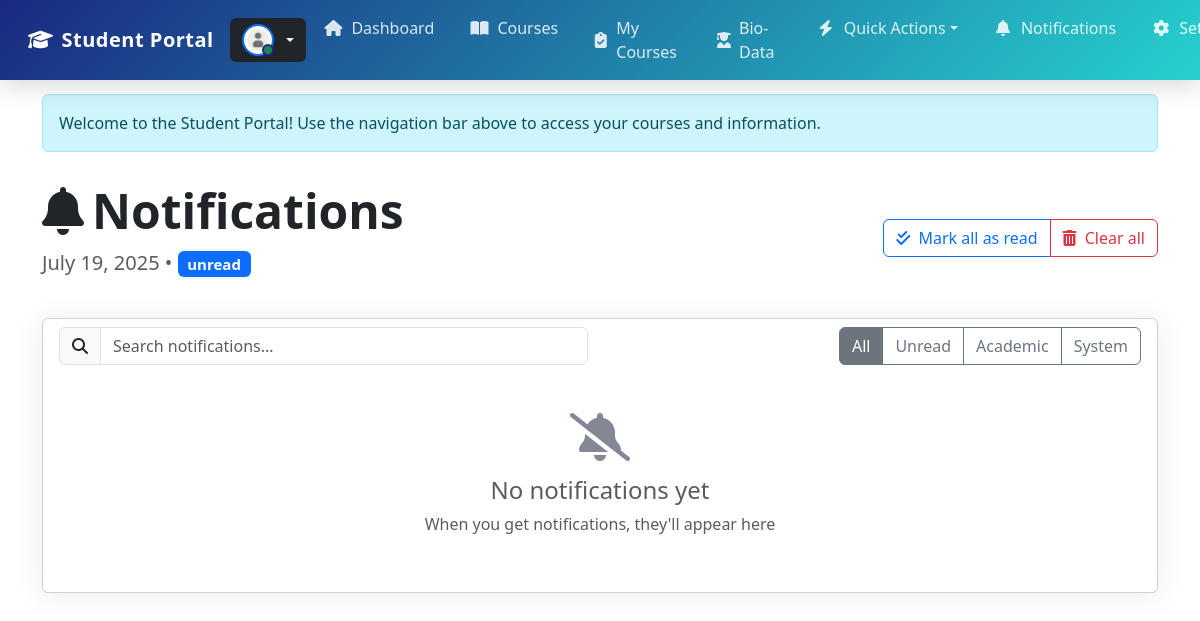
Before: /student-notifications/ with the older database file.
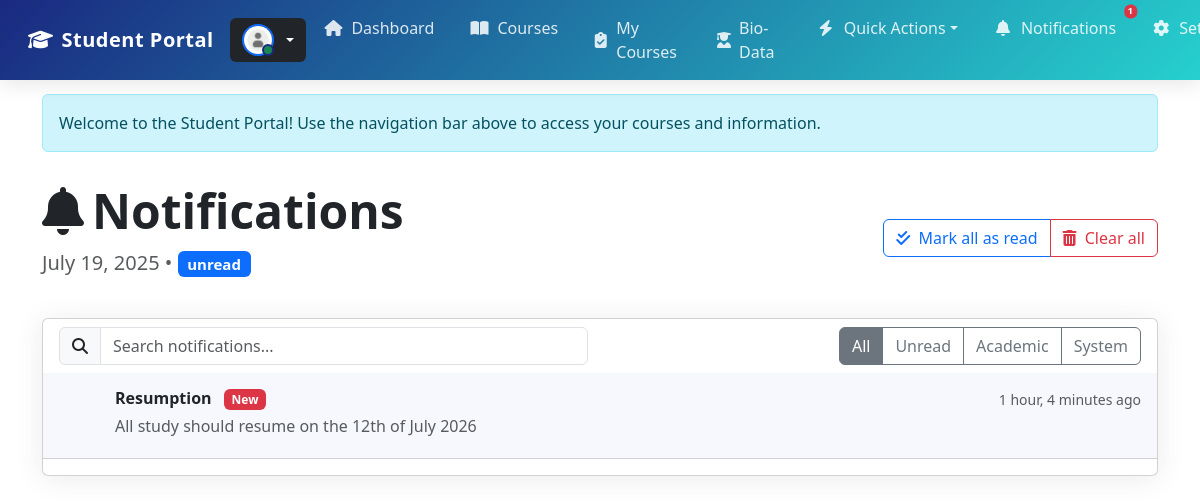
After: the same page with the newer database file.
### portal/models.py (models this page shows, shortened)
class Notification(models.Model):
    title = models.CharField(max_length=100)
    message = models.CharField(max_length=10000)
    created_at = models.DateTimeField(default=now, editable=True)

### portal/views.py (the view)
# urls.py: path('student-notifications/', views.Notification_Page, name='notifications'),
def Notification_Page(request):
    user = request.user
    notifications = Notification.objects.all()
    student = Student.objects.filter(application_number=user.username).first()
    screening = Screening.objects.filter(student=student).first()
    context = {
        'notifications':notifications,
        'student':student,
        'screening': Screening,
        'screening_status': screening.status if screening else None,
    }
    return render(request, 'notification.html', context)

### portal/templates/notification.html (shortened to what the changed rows need)
{% load static %}
<!DOCTYPE html>
<html lang="en">
<head>
    <link rel="stylesheet" href="https://cdn.jsdelivr.net/npm/bootstrap@5.3.0/dist/css/bootstrap.min.css">
    <link rel="stylesheet" href="https://cdnjs.cloudflare.com/ajax/libs/font-awesome/6.4.0/css/all.min.css">
    <link rel="stylesheet" href="{% static 'portal/css/notification.css' %}">
</head>
<body>
    {% include 'navbar.html' %}
    <div class="container dashboard-container">
        <div class="row mb-4 align-items-center">
            <div class="col-md-8">
                <h1 class="display-5 fw-bold text-gray-800">
                    <i class="fas fa-bell me-2"></i>Notifications
                </h1>
            </div>
        </div>
        <div class="card notification-card">
            <div class="card-body py-2">
                <div class="row align-items-center">
                </div>
            </div>
            <div class="card-body p-0">
                {% if notifications %}
                <div class="list-group list-group-flush" id="notifications-list">
                    {% for notification in notifications %}
                    <a href="{% url 'notification_page' notification.id %}"
                       class="list-group-item list-group-item-action py-3 notification-item {% if not notification.read %}unread{% endif %}"
                       data-category="{{ notification.category }}"
                       data-read="{{ notification.read|yesno:'True,False' }}"
                       data-id="{{ notification.id }}">
                        <div class="d-flex">
                            <div class="flex-shrink-0 me-3">
                                <div class="icon-md rounded-circle bg-{{ notification.category }} text-white d-flex align-items-center justify-content-center">
                                </div>
                            </div>
                            <div class="flex-grow-1">
                                <div class="d-flex justify-content-between align-items-start">
                                    <h6 class="mb-1 {% if not notification.read %}fw-bold{% endif %}">
                                        {{ notification.title }}
                                        {% if not notification.read %}
                                        <span class="badge bg-danger ms-2">New</span>
                                        {% endif %}
                                    </h6>
                                    <small class="text-muted">{{ notification.created_at|timesince }} ago</small>
                                </div>
                                <p class="mb-1 text-muted">{{ notification.message|truncatechars:120 }}</p>
                            </div>
                        </div>
                    </a>
                    {% endfor %}
                </div>
                {% else %}
                <div class="empty-state">
                    <i class="fas fa-bell-slash"></i>
                    <h4 class="text-muted">No notifications yet</h4>
                    <p class="text-muted">When you get notifications, they'll appear here</p>
                </div>
                {% endif %}
            </div>
            {% if notifications %}
            <div class="card-footer bg-transparent">
            </div>
            {% endif %}
        </div>
    </div>
</body>
</html>

Changed rows visible on the page:
added Notification: title "Resumption", created_at "1 hour, 4 minutes", message "All study should resume on the 12th of July 2026"
Other visible differences:
{{ notifications.count }}: (not shown) → "1"
text no longer shown: "No notifications yet When you get notifications, they'll appear here"
